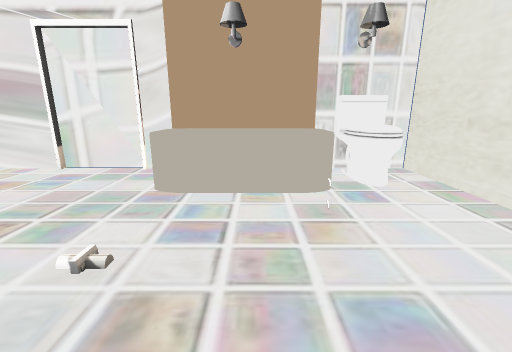
[1] (above)

12 first-person views from a walk through a Unity game level. The camera is 1.3 m above the floor, tilts 14° down and sees 90° across. The floor is counted in squares, 0.5 m on a side. Each view is taken from the middle of a square. On the plan, view 1 faces up. The plan holds only what a view shows up to about 18 squares ahead; the rest is blank. Some surface patterns are stand-ins.

[2]
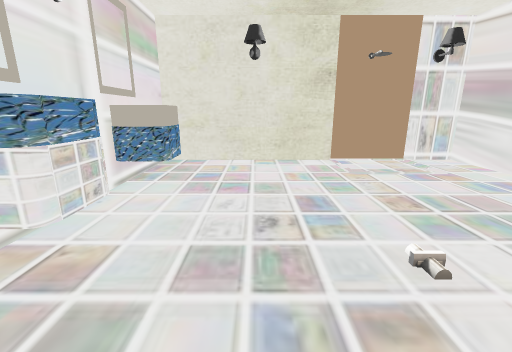

[3]
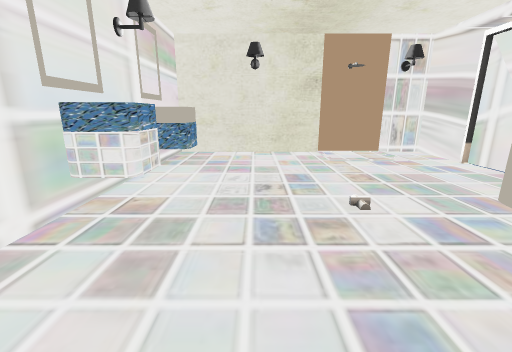

[4]
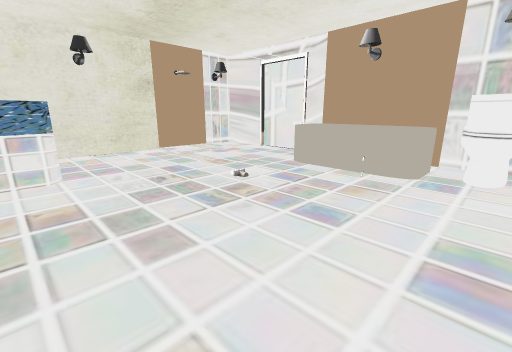

[5]
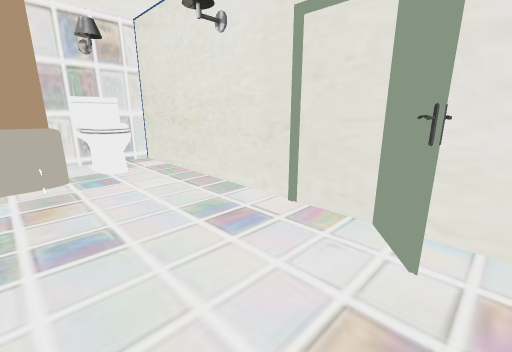

[6]
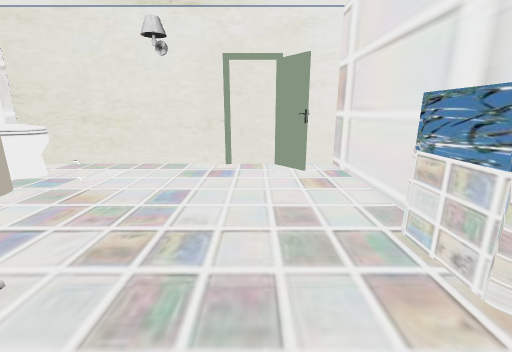

[7]
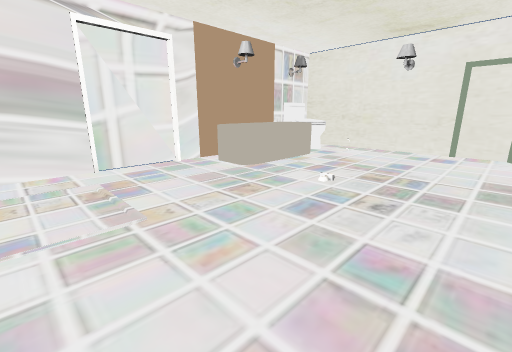

[8]
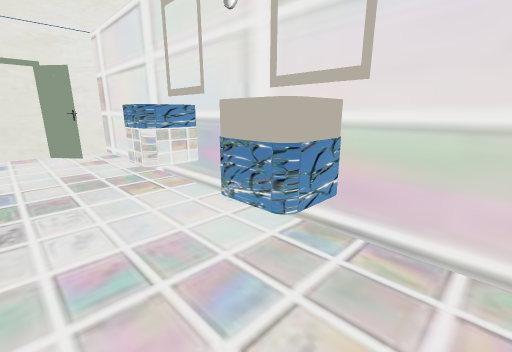

[9]
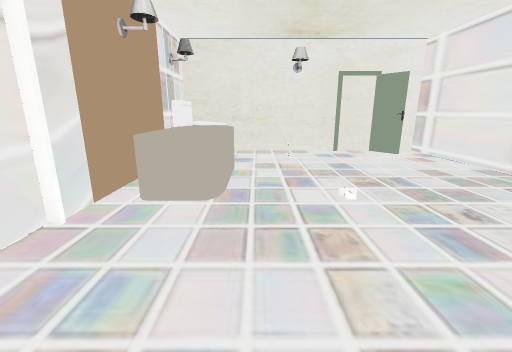

[10]
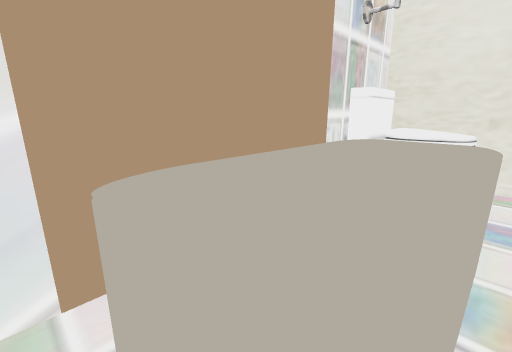

[11]
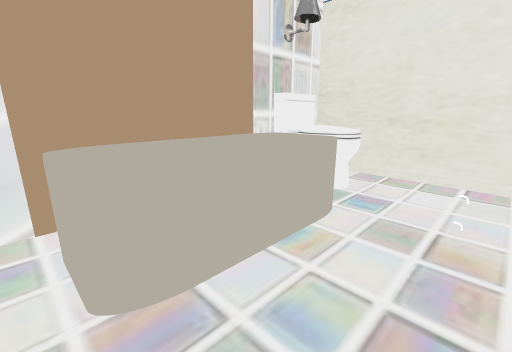

[12]
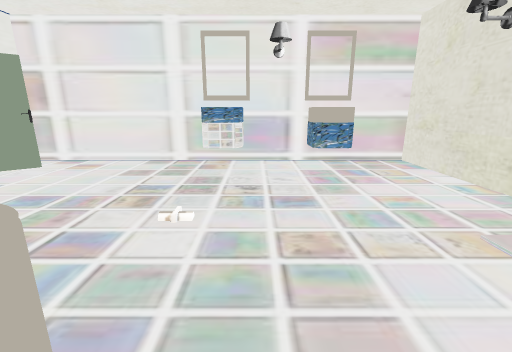

### Floor plan
Points are (right, up) in squares from view 1. A wall is a line through its corners. A room is listed if a view was taken in it or the views show most of it. See-through windows are left out.
Room 1 (views 1, 2, 3, 4, 5, 6, 7, 8, 9, 10, 11, 12)
walls: (-4.4, -3.8) (-4.4, -2.1) (-2.4, -2.1) (-2.4, -3.8); (-7.7, -2.2) (-7.7, -3.8); (-9.4, -2.1) (-8, -2.1); (-3.1, 11.8) (-5.3, 11.8); (-5.3, 12) (-9.1, 12); (-9.6, -3.8) (-9.6, -2.2); (5.4, -2.2) (7, -1) (7, 11.8) (2.6, 11.8); (5.4, -2.3) (6, -1.6); (5.7, -1.9) (6.7, -1.4); (6, -1.8) (6.6, -1.2); (6.2, -1.6) (6.6, -1.1); (-9.1, 11.8) (-13, 11.8) (-13, -4) (7, -4) (7, -2)
low walls: (-2.4, 8.1) (-2.9, 8.1); (-3.6, 8.6) (-3.6, 10.4); (1.6, 8.1) (-2.5, 8.1); (2, 8.1) (1.5, 8.1); (2.6, 10.4) (2.6, 8.6)
objects: other object (2, 5); toilet (4, 9) to (5, 11)
Room 2 (no view inside)
walls: (2.6, 11.8) (-3.1, 11.8)
low walls: (1.5, 10.8) (-2.5, 10.8); (1.9, 10.7) (1.4, 10.8); (2.4, 8.6) (2.4, 10.4)

Positions as (right, up) in squares from view 1, and headings:
1: (0, 0), facing up
2: (1, 1), facing left
3: (4, 1), facing left
4: (5, -3), facing up-left
5: (1, -3), facing up-right
6: (-6, 0), facing right
7: (-12, -1), facing up-right
8: (-12, 1), facing down-right
9: (-11, 7), facing right
10: (-4, 8), facing up-right
11: (-4, 5), facing up-right
12: (-5, 10), facing down
